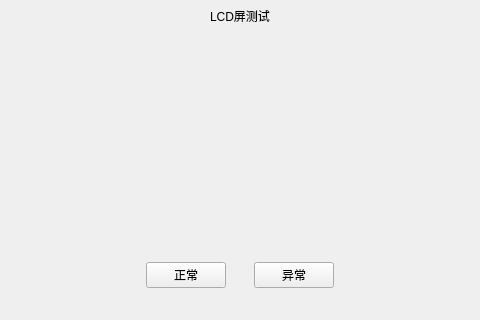
<?xml version="1.0" encoding="UTF-8"?>
<ui version="4.0">
 <class>ui_factory_lcd</class>
 <widget class="QMainWindow" name="ui_factory_lcd">
  <property name="geometry">
   <rect>
    <x>0</x>
    <y>0</y>
    <width>480</width>
    <height>320</height>
   </rect>
  </property>
  <property name="focusPolicy">
   <enum>Qt::StrongFocus</enum>
  </property>
  <property name="windowTitle">
   <string>MainWindow</string>
  </property>
  <widget class="QWidget" name="centralwidget">
   <layout class="QVBoxLayout" name="verticalLayout" stretch="1,7,1,1">
    <property name="spacing">
     <number>0</number>
    </property>
    <property name="leftMargin">
     <number>0</number>
    </property>
    <property name="topMargin">
     <number>0</number>
    </property>
    <property name="rightMargin">
     <number>0</number>
    </property>
    <property name="bottomMargin">
     <number>0</number>
    </property>
    <item>
     <widget class="QWidget" name="factory_lcd_title_widget" native="true">
      <layout class="QHBoxLayout" name="horizontalLayout" stretch="1,1,2,2">
       <property name="spacing">
        <number>0</number>
       </property>
       <property name="leftMargin">
        <number>0</number>
       </property>
       <property name="topMargin">
        <number>0</number>
       </property>
       <property name="rightMargin">
        <number>0</number>
       </property>
       <property name="bottomMargin">
        <number>0</number>
       </property>
       <item alignment="Qt::AlignLeft|Qt::AlignVCenter">
        <widget class="clicked_Label" name="factory_lcd_back_btn" native="true">
         <property name="text" stdset="0">
          <string/>
         </property>
        </widget>
       </item>
       <item>
        <spacer name="horizontalSpacer">
         <property name="orientation">
          <enum>Qt::Horizontal</enum>
         </property>
         <property name="sizeHint" stdset="0">
          <size>
           <width>77</width>
           <height>20</height>
          </size>
         </property>
        </spacer>
       </item>
       <item>
        <widget class="QLabel" name="factory_lcd_title_label">
         <property name="styleSheet">
          <string notr="true"/>
         </property>
         <property name="text">
          <string>LCD屏测试</string>
         </property>
         <property name="alignment">
          <set>Qt::AlignCenter</set>
         </property>
        </widget>
       </item>
       <item>
        <spacer name="horizontalSpacer_2">
         <property name="orientation">
          <enum>Qt::Horizontal</enum>
         </property>
         <property name="sizeHint" stdset="0">
          <size>
           <width>157</width>
           <height>20</height>
          </size>
         </property>
        </spacer>
       </item>
      </layout>
     </widget>
    </item>
    <item>
     <widget class="QWidget" name="widget_3" native="true">
      <layout class="QHBoxLayout" name="horizontalLayout_5">
       <property name="spacing">
        <number>0</number>
       </property>
       <property name="leftMargin">
        <number>0</number>
       </property>
       <property name="rightMargin">
        <number>0</number>
       </property>
       <property name="bottomMargin">
        <number>0</number>
       </property>
       <item>
        <widget class="QLabel" name="label11">
        <property name="text">
       	<string> </string>
      	</property>
     	</widget>
       </item>
       <item>
        <widget class="QLabel" name="factory_lcd_tip_label"/>
       </item>
       <item>
        <widget class="QLabel" name="label12">
        <property name="text">
       	<string> </string>
      	</property>
     	</widget>
       </item>
      </layout>
     </widget>
    </item>
    <item>
     <widget class="QWidget" name="widget_2" native="true">
      <layout class="QHBoxLayout" name="horizontalLayout_2">
       <property name="spacing">
        <number>0</number>
       </property>
       <property name="leftMargin">
        <number>0</number>
       </property>
       <property name="rightMargin">
        <number>0</number>
       </property>
       <property name="bottomMargin">
        <number>0</number>
       </property>
       <item>
        <spacer name="horizontalSpacer_3">
         <property name="orientation">
          <enum>Qt::Horizontal</enum>
         </property>
         <property name="sizeHint" stdset="0">
          <size>
           <width>157</width>
           <height>20</height>
          </size>
         </property>
        </spacer>
       </item>
       <item>
        <widget class="QPushButton" name="factory_lcd_ok_btn">
         <property name="sizePolicy">
          <sizepolicy hsizetype="Expanding" vsizetype="Expanding">
           <horstretch>0</horstretch>
           <verstretch>0</verstretch>
          </sizepolicy>
         </property>
         <property name="maximumSize">
          <size>
           <width>225</width>
           <height>80</height>
          </size>
         </property>
         <property name="styleSheet">
          <string notr="true"/>
         </property>
         <property name="text">
          <string>正常</string>
         </property>
        </widget>
       </item>
       <item>
        <spacer name="horizontalSpacer_5">
         <property name="orientation">
          <enum>Qt::Horizontal</enum>
         </property>
         <property name="sizeHint" stdset="0">
          <size>
           <width>40</width>
           <height>20</height>
          </size>
         </property>
        </spacer>
       </item>
       <item>
        <widget class="QPushButton" name="factory_lcd_fail_btn">
         <property name="text">
          <string>异常</string>
         </property>
        </widget>
       </item>
       <item>
        <spacer name="horizontalSpacer_4">
         <property name="orientation">
          <enum>Qt::Horizontal</enum>
         </property>
         <property name="sizeHint" stdset="0">
          <size>
           <width>157</width>
           <height>20</height>
          </size>
         </property>
        </spacer>
       </item>
      </layout>
     </widget>
    </item>
    <item>
     <spacer name="verticalSpacer">
      <property name="orientation">
       <enum>Qt::Vertical</enum>
      </property>
      <property name="sizeHint" stdset="0">
       <size>
        <width>20</width>
        <height>29</height>
       </size>
      </property>
     </spacer>
    </item>
   </layout>
  </widget>
 </widget>
 <customwidgets>
  <customwidget>
   <class>clicked_Label</class>
   <extends>QWidget</extends>
   <header location="global">clicked_label.hpp</header>
  </customwidget>
 </customwidgets>
 <resources/>
 <connections/>
</ui>
